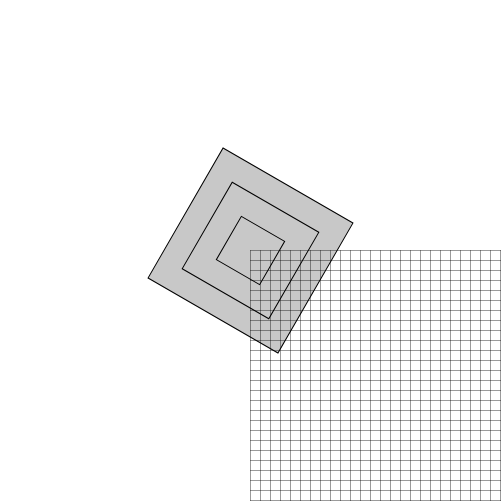
Frame 1 (no input)
Frame 60 (no input): identical to frame 1, image omitted
Frame 120 (the mouse pressed at the canvas centre since frame 60): identical to frame 1, image omitted

The p5.js sketch that drew this single still picture (run headless with seeded random() and noise() and a simulated clock; from frame 60 on, the mouse is pressed at the canvas centre):

// p5.js sketch
// ── sketch.js
var rectX = 0;
var rectY = 0;
var transX;
var transY;

function setup() {
  createCanvas(501, 501);
  transX = width/2;
  transY = height/2;
  rectMode(CENTER);
  smooth();
}

function draw() {
  background(255);
  fill(200);
  translate(transX, transY);
  var numRect = 3;
  for (var i=0; i<numRect; i++) {
    push();
    var inverseI = numRect - i;
    rotate(radians(30));
    rect(rectX, rectY, inverseI * 50, inverseI * 50);
    pop();
  }
  //rect( rectX+transX, rectY+transY, 100, 100 );
  drawGrid();
}

function drawGrid() {
  push();
  noFill();
  stroke(0, 100);
  for (var x = 0; x < width; x += 10 ) {
    line(x, 0, x, height);
  }
  for (var y = 0; y < height; y += 10) {
    line(0, y, width, y);
  }
  pop();
}
